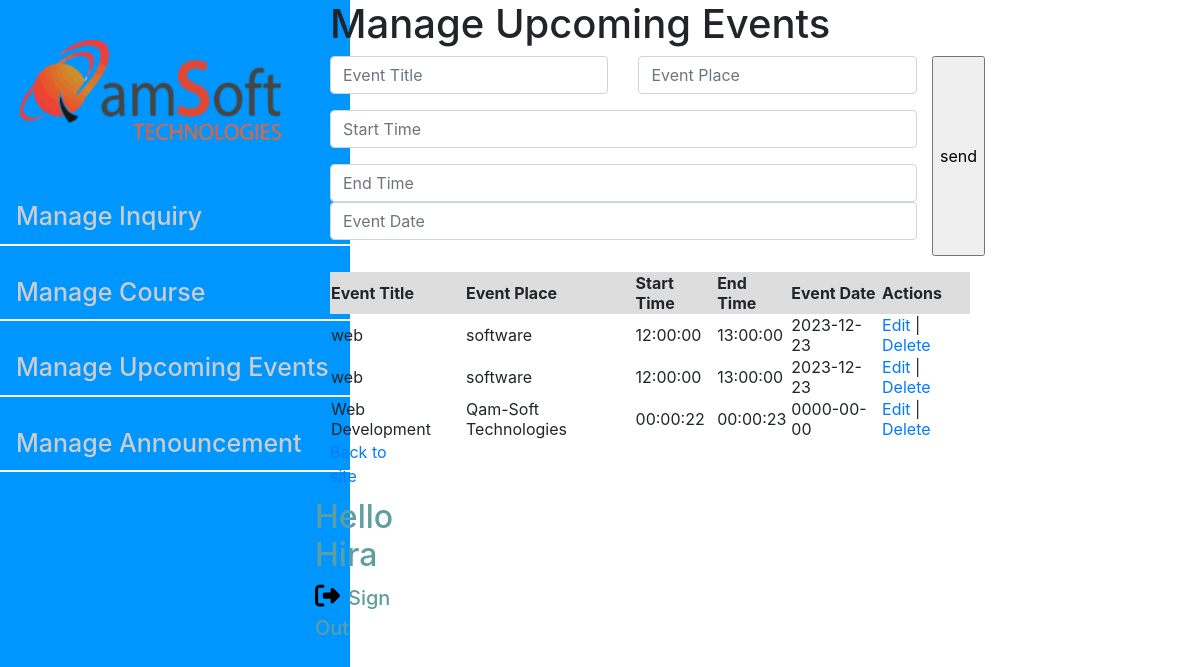
The page /ManageUpcomingevents.php (signed in) on the database its author committed.
### tables this page shows
CREATE TABLE `events` (
  `id` int(11) NOT NULL,
  `eventTitle` varchar(255) NOT NULL,
  `eventPlace` varchar(200) NOT NULL,
  `startTime` time NOT NULL,
  `endTime` time NOT NULL,
  `eventDate` date DEFAULT NULL
);

### ManageUpcomingevents.php (the view, shortened to what this page needs)
<html>
<?php
require_once("dbConnection.php");
$result = mysqli_query($mysqli, "SELECT * FROM events ORDER BY id DESC");
?>
<head>
	<link rel="stylesheet" type="text/css" href="./assets/css/back.css">
	<link rel="stylesheet" href="https://cdn.jsdelivr.net/npm/bootstrap@4.4.1/dist/css/bootstrap.min.css">
	<link rel="stylesheet" href="https://cdnjs.cloudflare.com/ajax/libs/font-awesome/6.4.2/css/all.min.css" />
</head>
<body>
<div class="container-fluid">
	<div class="row">
		<div class="col-lg-3">
	<div id="sidebar">
        <div class="logo">
            <img src="./assets/images/main-logo.png" alt="">
        </div>
        <div class="menu-link">
		<ul>
        <li class="nav-item">
          <a class="nav-link" href="ManageInquiry.php">Manage Inquiry </a>
        </li>
		<li class="nav-item">
          <a class="nav-link" href="ManageCourse.php">Manage Course </a>
        </li>
		<li class="nav-item">
          <a class="nav-link" href="ManageUpcomingevents.php">Manage Upcoming Events </a>
        </li>
        <li class="nav-item">
          <a class="nav-link" href="ManageAnnouncement.php">Manage Announcement </a>
        </li>
		</ul>
    </div>
	<?php
    $eventtitle = "";
    $eventplace = "";
    $starttime = "";
    $eventDate = "";
?>
	</div>
</div>
<div class="col-lg-7">
<div class="container">
    <div class="row">
        <div class="col-lg-12 main-manage-course">
      <div class="form-manage-course">
             <h1>Manage  Upcoming Events</h1>
             <form action="<?php if(isset($_GET['id'])){ echo "editactionevents.php";}else{ echo "addevent.php";}?>" method="POST" enctype="multipart/form-data">
             <div class="row">
                <div class="col"><input type="hidden" name="id" value="<?php if(isset($_GET['id'])){ echo $_GET['id'];  } ?>">
            <div class="row">
                <div class="col">
            <div class="form-group">
                <input type="text" class="form-control" name="eventTitle" id="exampleInputEmail1" aria-describedby="emailHelp" placeholder="Event Title" required value="<?php if(isset($_GET['id'])){ echo $eventtitle; } ?>">
            </div>
            </div>
            <div class="col">
            <div class="form-group">
                <input type="text" class="form-control" name="eventPlace" id="exampleInputEmail1" aria-describedby="emailHelp" placeholder="Event Place" required value="<?php if(isset($_GET['id'])){ echo $eventplace; } ?>">
            </div>
            </div>
            </div>
            <div class="form-group">
                <input type="text" class="form-control" name="startTime" id="exampleInputEmail1" aria-describedby="emailHelp" placeholder="Start Time" required value="<?php if(isset($_GET['id'])){ echo $starttime; } ?>">
            </div>
            <div class="form-group">
                <input type="text" class="form-control" name="endTime" id="exampleInputEmail1" aria-describedby="emailHelp" placeholder="End Time" required value="<?php if(isset($_GET['id'])){ echo $endtime; } ?>">
            <div class="form-group">
                <input type="text" class="form-control" name="eventDate" id="exampleInputEmail1" aria-describedby="emailHelp" placeholder="Event Date" required value="<?php if(isset($_GET['id'])){ echo $eventDate; } ?>">
            </div>
            </div>
            </div>
            <input value="send" name="submit" type="submit" class="landing-form-btn">
        </form>
    </div>
    </div>
    <table width=100%' border=0>
		<tr bgcolor='#DDDDDD'>
			<td><strong>Event Title</strong></td>
			<td><strong>Event Place</strong></td>
			 <td><strong>Start Time</strong></td>
			<td><strong>End Time</strong></td>
            <td><strong>Event Date</strong></td>
            <td><strong>Actions</strong></td>
		</tr>
		 <?php
		while ($res = mysqli_fetch_assoc($result)) {
			 echo "<tr>";
			echo "<td>".$res['eventTitle']."</td>";
			echo "<td>".$res['eventPlace']."</td>";
            echo "<td>".$res['startTime']."</td>";
            echo "<td>".$res['endTime']."</td>";
            echo "<td>".$res['eventDate']."</td>";
            echo "<td><a href=\"ManageUpcomingevents.php?id=$res[id]\">Edit</a> |
			<a href=\"deleteevent.php?id=$res[id]\" onClick=\"return confirm('Are you sure you want to delete?')\">Delete</a></td>";
		}
		?>
	</table>
    </div>
    <?php
include "logoutCode.php";
echo $html;
?>
    </div>
</body>
</html>

### assets/css/back.css (style rules this page uses)
body { font-family:"Helvetica Neue", Helvetica, Arial; }
.col-lg-3 { padding-left: 0px !important; }
.logo { margin-left: 20px; margin-right: 20px; margin-top: 40px; margin-bottom: 40px; }
#sidebar { background-color: #0096FF !important; width:350px; height: 100vh; position:absolute; top:0px; font-size: 25px; font-weight: 500; }
ul { margin:0px; padding:0px; }
ul li { list-style:none; }
ul li a { color:#ccc; border-bottom:2px solid #fff; display:block; margin-bottom: 20px; padding:10px; text-decoration: none; }
.menu-link { margin-top: 50px; }

### rows shown on the page
events: eventTitle "web", eventPlace "software", startTime "12:00:00", endTime "13:00:00", eventDate "2023-12-23"
events: eventTitle "web", eventPlace "software", startTime "12:00:00", endTime "13:00:00", eventDate "2023-12-23"
events: eventTitle "Web Development", eventPlace "Qam-Soft Technologies", startTime "00:00:22", endTime "00:00:23", eventDate "0000-00-00"

### other values the page prints
$username "Hira"
